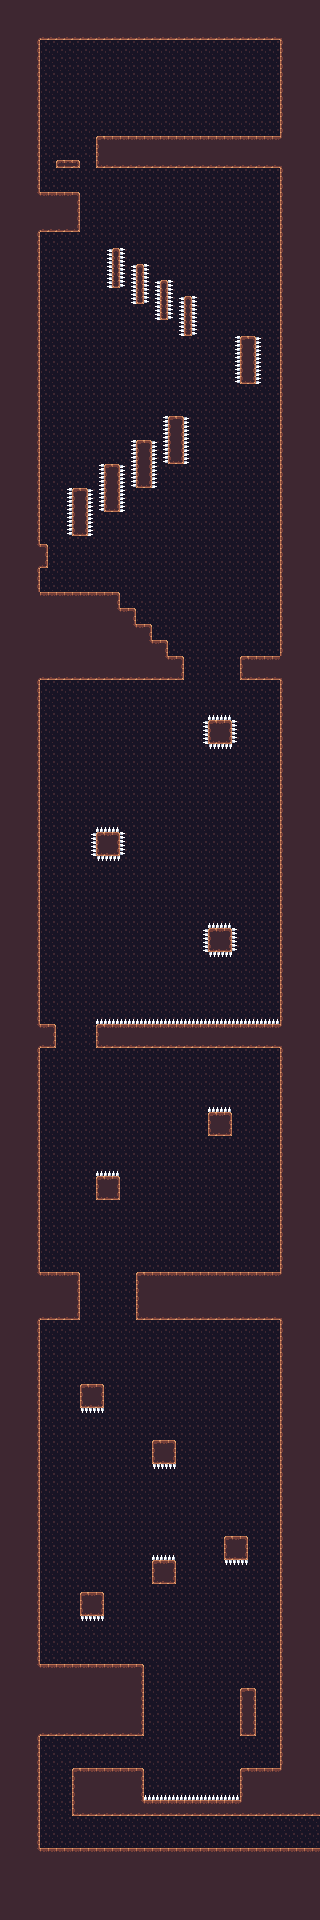

The image is a tile-based game level rendered from a .tmx file. Its description and source (layers, tilesets, objects; grid data summarised) follow:
An orthogonal 40x240 tile map with 8x8 px tiles, 4 tile layers (Sky, Ground, Spike, Decoration) and 8 objects (3x vacuumBlock, 2x enemySpawn_Sad, playerSpawn, enemySpawn_Happy, playerEnd).

<map version="1.10" tiledversion="1.10.1" orientation="orthogonal" renderorder="right-down" width="40" height="240" tilewidth="8" tileheight="8" infinite="0" nextlayerid="9" nextobjectid="9">
 <editorsettings>
  <export target="level_2.json" format="json" />
 </editorsettings>
 <tileset firstgid="1" name="basic-platformer-tileset" tilewidth="8" tileheight="8" tilecount="48" columns="8">
  <image source="../images/basic-platformer-tileset.png" trans="000000" width="64" height="48" />
  <tile id="0">
   <properties>
    <property name="collides" type="bool" value="true" />
   </properties>
  </tile>
  <tile id="1">
   <properties>
    <property name="collides" type="bool" value="true" />
   </properties>
  </tile>
  <tile id="2">
   <properties>
    <property name="collides" type="bool" value="true" />
   </properties>
  </tile>
  <tile id="3">
   <properties>
    <property name="collides" type="bool" value="true" />
   </properties>
  </tile>
  <tile id="4">
   <properties>
    <property name="collides" type="bool" value="false" />
   </properties>
  </tile>
  <tile id="5">
   <properties>
    <property name="collides" type="bool" value="true" />
   </properties>
  </tile>
  <tile id="6">
   <properties>
    <property name="collides" type="bool" value="true" />
   </properties>
  </tile>
  <tile id="7">
   <properties>
    <property name="collides" type="bool" value="true" />
   </properties>
  </tile>
  <tile id="8">
   <properties>
    <property name="collides" type="bool" value="true" />
   </properties>
  </tile>
  <tile id="9">
   <properties>
    <property name="collides" type="bool" value="true" />
   </properties>
  </tile>
  <tile id="10">
   <properties>
    <property name="collides" type="bool" value="true" />
   </properties>
  </tile>
  <tile id="11">
   <properties>
    <property name="collides" type="bool" value="true" />
   </properties>
  </tile>
  <tile id="12">
   <properties>
    <property name="collides" type="bool" value="true" />
   </properties>
  </tile>
  <tile id="13">
   <properties>
    <property name="collides" type="bool" value="true" />
   </properties>
  </tile>
  <tile id="14">
   <properties>
    <property name="collides" type="bool" value="true" />
   </properties>
  </tile>
  <tile id="15">
   <properties>
    <property name="collides" type="bool" value="true" />
   </properties>
  </tile>
  <tile id="16">
   <properties>
    <property name="collides" type="bool" value="true" />
   </properties>
  </tile>
  <tile id="17">
   <properties>
    <property name="collides" type="bool" value="true" />
   </properties>
  </tile>
  <tile id="18">
   <properties>
    <property name="collides" type="bool" value="true" />
   </properties>
  </tile>
  <tile id="19">
   <properties>
    <property name="collides" type="bool" value="true" />
   </properties>
  </tile>
  <tile id="20">
   <properties>
    <property name="collides" type="bool" value="true" />
   </properties>
  </tile>
  <tile id="21">
   <properties>
    <property name="collides" type="bool" value="true" />
   </properties>
  </tile>
  <tile id="22">
   <properties>
    <property name="collides" type="bool" value="true" />
   </properties>
  </tile>
  <tile id="23">
   <properties>
    <property name="collides" type="bool" value="true" />
   </properties>
  </tile>
  <tile id="24">
   <properties>
    <property name="collides" type="bool" value="true" />
   </properties>
  </tile>
  <tile id="25">
   <properties>
    <property name="collides" type="bool" value="true" />
   </properties>
  </tile>
  <tile id="26">
   <properties>
    <property name="collides" type="bool" value="true" />
   </properties>
  </tile>
  <tile id="27">
   <properties>
    <property name="collides" type="bool" value="true" />
   </properties>
  </tile>
  <tile id="28">
   <properties>
    <property name="collides" type="bool" value="true" />
   </properties>
  </tile>
  <tile id="29">
   <properties>
    <property name="collides" type="bool" value="true" />
   </properties>
  </tile>
  <tile id="30">
   <properties>
    <property name="collides" type="bool" value="true" />
   </properties>
  </tile>
  <tile id="31">
   <properties>
    <property name="collides" type="bool" value="true" />
    <property name="hurt" type="bool" value="true" />
   </properties>
  </tile>
  <tile id="32">
   <properties>
    <property name="collides" type="bool" value="true" />
   </properties>
  </tile>
  <tile id="33">
   <properties>
    <property name="collides" type="bool" value="true" />
   </properties>
  </tile>
  <tile id="34">
   <properties>
    <property name="collides" type="bool" value="true" />
   </properties>
  </tile>
  <tile id="35">
   <properties>
    <property name="collides" type="bool" value="true" />
   </properties>
  </tile>
  <tile id="36">
   <properties>
    <property name="collides" type="bool" value="true" />
   </properties>
  </tile>
  <tile id="37">
   <properties>
    <property name="collides" type="bool" value="true" />
   </properties>
  </tile>
  <tile id="38">
   <properties>
    <property name="collides" type="bool" value="true" />
   </properties>
  </tile>
  <tile id="39">
   <properties>
    <property name="collides" type="bool" value="true" />
    <property name="hurt" type="bool" value="true" />
   </properties>
  </tile>
  <tile id="40">
   <properties>
    <property name="collides" type="bool" value="true" />
   </properties>
  </tile>
  <tile id="41">
   <properties>
    <property name="collides" type="bool" value="true" />
   </properties>
  </tile>
  <tile id="42">
   <properties>
    <property name="collides" type="bool" value="true" />
   </properties>
  </tile>
  <tile id="43">
   <properties>
    <property name="collides" type="bool" value="true" />
   </properties>
  </tile>
  <tile id="44">
   <properties>
    <property name="collides" type="bool" value="true" />
   </properties>
  </tile>
  <tile id="45">
   <properties>
    <property name="collides" type="bool" value="true" />
   </properties>
  </tile>
  <tile id="46">
   <properties>
    <property name="collides" type="bool" value="true" />
   </properties>
  </tile>
  <tile id="47">
   <properties>
    <property name="collides" type="bool" value="true" />
   </properties>
  </tile>
 </tileset>
 <layer id="1" name="Sky" width="40" height="240">
  <data>[9600 cells, 9600 non-empty, 1 distinct tile ids]</data>
 </layer>
 <layer id="2" name="Ground" width="40" height="240">
  <data>[9600 cells, 3716 non-empty, 19 distinct tile ids]</data>
 </layer>
 <layer id="8" name="Spike" width="40" height="240">
  <data>[9600 cells, 192 non-empty, 2 distinct tile ids]</data>
 </layer>
 <objectgroup id="4" name="playerSpawn">
  <object id="1" name="playerSpawn" x="287.542" y="1842.59">
   <point />
  </object>
 </objectgroup>
 <objectgroup id="6" name="enemySpawn">
  <object id="3" name="enemySpawn_Sad" x="210.371" y="1266.45">
   <point />
  </object>
  <object id="4" name="enemySpawn_Happy" x="89.3282" y="1656.54">
   <point />
  </object>
  <object id="5" name="enemySpawn_Sad" x="106.771" y="1762.25">
   <point />
  </object>
 </objectgroup>
 <objectgroup id="7" name="vacuumBlocks">
  <object id="6" name="vacuumBlock" x="43.3427" y="1075.11">
   <point />
  </object>
  <object id="7" name="vacuumBlock" x="277.499" y="709.34">
   <point />
  </object>
  <object id="8" name="vacuumBlock" x="232.042" y="363.127">
   <point />
  </object>
 </objectgroup>
 <objectgroup id="5" name="playerEnd">
  <object id="2" name="playerEnd" x="246.842" y="126.328">
   <point />
  </object>
 </objectgroup>
 <layer id="3" name="Decoration" width="40" height="240">
  <data>[9600 cells, 0 non-empty, 0 distinct tile ids]</data>
 </layer>
</map>
